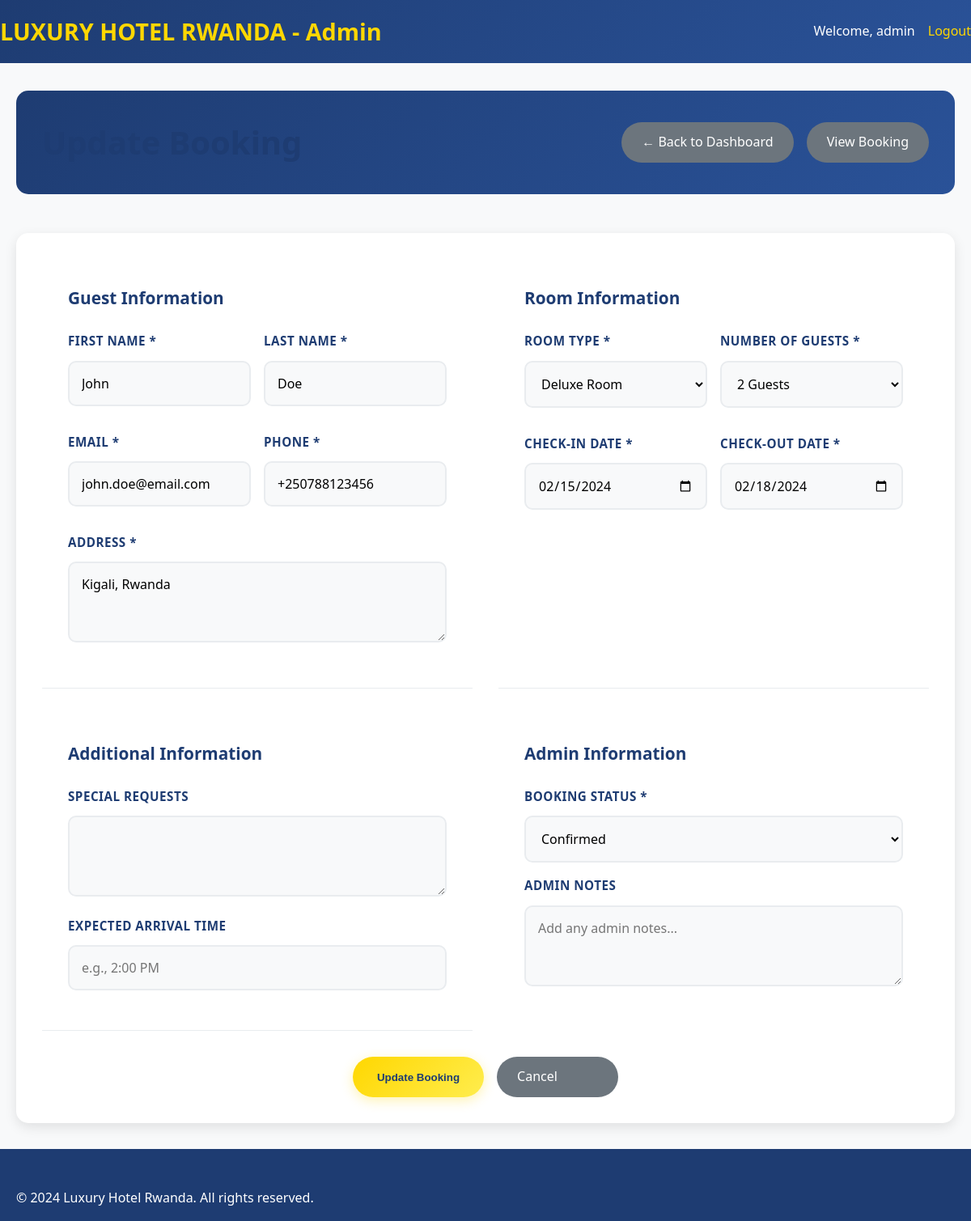
Screenshot of /update_booking.php?id=1 (signed in) with the database file from the repository.
### tables this page shows
CREATE TABLE IF NOT EXISTS bookings (
    id INT AUTO_INCREMENT PRIMARY KEY,
    booking_id VARCHAR(20) UNIQUE NOT NULL,
    first_name VARCHAR(50) NOT NULL,
    last_name VARCHAR(50) NOT NULL,
    email VARCHAR(100) NOT NULL,
    phone VARCHAR(20) NOT NULL,
    address TEXT NOT NULL,
    room_type ENUM('standard', 'deluxe', 'suite') NOT NULL,
    guests INT NOT NULL,
    check_in DATE NOT NULL,
    check_out DATE NOT NULL,
    special_requests TEXT,
    arrival_time VARCHAR(20),
    room_rate DECIMAL(10,2) NOT NULL,
    nights INT NOT NULL,
    subtotal DECIMAL(10,2) NOT NULL,
    tax DECIMAL(10,2) NOT NULL,
    total_amount DECIMAL(10,2) NOT NULL,
    status ENUM('pending', 'confirmed', 'cancelled') DEFAULT 'pending',
    admin_notes TEXT,
    created_at TIMESTAMP DEFAULT CURRENT_TIMESTAMP,
    updated_at TIMESTAMP DEFAULT CURRENT_TIMESTAMP ON UPDATE CURRENT_TIMESTAMP
);

### update_booking.php (the view, shortened to what this page needs)
<?php
$servername = "localhost";
$username = "root";
$password = "root";
$dbname = "hotel_management_db";
try {
    $pdo = new PDO("mysql:host=$servername;dbname=$dbname", $username, $password);
    $pdo->setAttribute(PDO::ATTR_ERRMODE, PDO::ERRMODE_EXCEPTION);
} catch(PDOException $e) {
    die("Connection failed: " . $e->getMessage());
}
$bookingId = isset($_GET['id']) ? (int)$_GET['id'] : 0;
$sql = "SELECT * FROM bookings WHERE id = ?";
$stmt = $pdo->prepare($sql);
$stmt->execute([$bookingId]);
$booking = $stmt->fetch(PDO::FETCH_ASSOC);
?>
<!DOCTYPE html>
<html lang="en">
<head>
    <link rel="stylesheet" href="style.css">
</head>
<body>
    <header>
        <nav>
            <div class="nav-container">
                <h1 class="logo">LUXURY HOTEL RWANDA - Admin</h1>
                <div class="admin-info">
                    <span>Welcome, <?php echo htmlspecialchars($_SESSION['admin_username']); ?></span>
                    <a href="admin_logout.php" class="logout-link">Logout</a>
                </div>
            </div>
        </nav>
    </header>
    <main>
        <section class="update-booking-section">
            <div class="container">
                <div class="page-header">
                    <h2>Update Booking</h2>
                    <div class="header-actions">
                        <a href="admin.php" class="btn-secondary">← Back to Dashboard</a>
                        <a href="view_booking.php?id=<?php echo $booking['id']; ?>" class="btn-secondary">View Booking</a>
                    </div>
                </div>
                <form method="POST" class="update-booking-form">
                    <div class="form-grid">
                        <div class="form-section">
                            <h3>Guest Information</h3>
                            <div class="form-row">
                                <div class="form-group">
                                    <label for="first_name">First Name *</label>
                                    <input type="text" id="first_name" name="first_name" value="<?php echo htmlspecialchars($booking['first_name']); ?>" required>
                                </div>
                                <div class="form-group">
                                    <label for="last_name">Last Name *</label>
                                    <input type="text" id="last_name" name="last_name" value="<?php echo htmlspecialchars($booking['last_name']); ?>" required>
                                </div>
                            </div>
                            <div class="form-row">
                                <div class="form-group">
                                    <label for="email">Email *</label>
                                    <input type="email" id="email" name="email" value="<?php echo htmlspecialchars($booking['email']); ?>" required>
                                </div>
                                <div class="form-group">
                                    <label for="phone">Phone *</label>
                                    <input type="tel" id="phone" name="phone" value="<?php echo htmlspecialchars($booking['phone']); ?>" required>
                                </div>
                            </div>
                            <div class="form-group">
                                <label for="address">Address *</label>
                                <textarea id="address" name="address" rows="3" required><?php echo htmlspecialchars($booking['address']); ?></textarea>
                            </div>
                        </div>
                        <div class="form-section">
                            <h3>Room Information</h3>
                            <div class="form-row">
                                <div class="form-group">
                                    <label for="room_type">Room Type *</label>
                                    <select id="room_type" name="room_type" required>
                                        <option value="deluxe" <?php echo $booking['room_type'] === 'deluxe' ? 'selected' : ''; ?>>Deluxe Room</option>
                                    </select>
                                </div>
                                <div class="form-group">
                                    <label for="guests">Number of Guests *</label>
                                    <select id="guests" name="guests" required>
                                        <option value="2" <?php echo $booking['guests'] == 2 ? 'selected' : ''; ?>>2 Guests</option>
                                    </select>
                                </div>
                            </div>
                            <div class="form-row">
                                <div class="form-group">
                                    <label for="check_in">Check-in Date *</label>
                                    <input type="date" id="check_in" name="check_in" value="<?php echo $booking['check_in']; ?>" required>
                                </div>
                                <div class="form-group">
                                    <label for="check_out">Check-out Date *</label>
                                    <input type="date" id="check_out" name="check_out" value="<?php echo $booking['check_out']; ?>" required>
                                </div>
                            </div>
                        </div>
                        <div class="form-section">
                            <h3>Additional Information</h3>
                            <div class="form-group">
                                <label for="special_requests">Special Requests</label>
                                <textarea id="special_requests" name="special_requests" rows="3"><?php echo htmlspecialchars($booking['special_requests'] ?? ''); ?></textarea>
                            </div>
                            <div class="form-group">
                                <label for="arrival_time">Expected Arrival Time</label>
                                <input type="text" id="arrival_time" name="arrival_time" value="<?php echo htmlspecialchars($booking['arrival_time'] ?? ''); ?>" placeholder="e.g., 2:00 PM">
                            </div>
                        </div>
                        <div class="form-section">
                            <h3>Admin Information</h3>
                            <div class="form-group">
                                <label for="status">Booking Status *</label>
                                <select id="status" name="status" required>
                                    <option value="confirmed" <?php echo $booking['status'] === 'confirmed' ? 'selected' : ''; ?>>Confirmed</option>
                                </select>
                            </div>
                            <div class="form-group">
                                <label for="admin_notes">Admin Notes</label>
                                <textarea id="admin_notes" name="admin_notes" rows="3" placeholder="Add any admin notes..."><?php echo htmlspecialchars($booking['admin_notes'] ?? ''); ?></textarea>
                            </div>
                        </div>
                    </div>
                    <div class="form-actions">
                        <button type="submit" class="btn-primary">Update Booking</button>
                        <a href="view_booking.php?id=<?php echo $booking['id']; ?>" class="btn-secondary">Cancel</a>
                    </div>
                </form>
            </div>
        </section>
    </main>
    <footer>
        <div class="container">
            <p>&copy; 2024 Luxury Hotel Rwanda. All rights reserved.</p>
        </div>
    </footer>
</body>
</html>

### style.css (style rules this page uses)
* { margin: 0; padding: 0; box-sizing: border-box; }
body { font-family: 'Segoe UI', Tahoma, Geneva, Verdana, sans-serif; line-height: 1.6; color: #333; background-color: #f8f9fa; }
.container { max-width: 1200px; margin: 0 auto; padding: 0 20px; }
header { background: linear-gradient(135deg, #1e3c72 0%, #2a5298 100%); color: white; position: fixed; top: 0; width: 100%; z-index: 1000; transition: all 0.3s ease; }
.nav-container { display: flex; justify-content: space-between; align-items: center; padding: 1rem 0; }
.logo { font-size: 1.8rem; font-weight: bold; color: #ffd700; }
.btn-primary { background: linear-gradient(135deg, #ffd700 0%, #ffed4e 100%); color: #1e3c72; padding: 12px 30px; border: none; border-radius: 25px; text-decoration: none; font-weight: bold; display: inline-block; transition: all 0.3s ease; box-shadow: 0 4px 15px rgba(255, 215, 0, 0.3); }
.form-row { display: grid; grid-template-columns: 1fr 1fr; gap: 1rem; margin-bottom: 1rem; }
.form-group { margin-bottom: 1rem; }
.form-group label { display: block; margin-bottom: 0.75rem; color: #1e3c72; font-weight: 600; font-size: 0.95rem; text-transform: uppercase; letter-spacing: 0.5px; }
.form-group input, .form-group select, .form-group textarea { width: 100%; padding: 15px; border: 2px solid #e9ecef; border-radius: 10px; font-size: 1rem; transition: all 0.3s ease; background: #f8f9fa; font-family: inherit; }
.form-group textarea { resize: vertical; min-height: 100px; }
footer { background: #1e3c72; color: white; padding: 3rem 0 1rem; }
.form-section { padding: 2rem; border-bottom: 1px solid #e9ecef; }
.form-section:last-child { border-bottom: none; }
.form-section h3 { color: #1e3c72; margin-bottom: 1.5rem; font-size: 1.3rem; }
.admin-info { display: flex; align-items: center; gap: 1rem; }
.logout-link { color: #ffd700; text-decoration: none; font-weight: 500; }
.btn-secondary { background: #6c757d; color: white; padding: 12px 25px; border: none; border-radius: 25px; text-decoration: none; font-weight: 500; display: inline-block; transition: all 0.3s ease; }
.view-booking-section, .update-booking-section { margin-top: 80px; padding: 2rem 0; }
.page-header { display: flex; justify-content: space-between; align-items: center; margin-bottom: 2rem; flex-wrap: wrap; gap: 1rem; }
.page-header h2 { font-size: 2.5rem; color: #1e3c72; margin: 0; }
.header-actions { display: flex; gap: 1rem; flex-wrap: wrap; }
.update-booking-form { background: white; padding: 2rem; border-radius: 15px; box-shadow: 0 5px 15px rgba(0, 0, 0, 0.1); }
.form-grid { display: grid; grid-template-columns: repeat(auto-fit, minmax(400px, 1fr)); gap: 2rem; margin-bottom: 2rem; }
.form-actions { display: flex; gap: 1rem; justify-content: center; flex-wrap: wrap; }
.form-actions .btn-primary, .form-actions .btn-secondary { min-width: 150px; }
.page-header { text-align: center; margin-bottom: 3rem; padding: 2rem; background: linear-gradient(135deg, #1e3c72, #2a5298); color: white; border-radius: 15px; }

### rows the page displays
bookings: first_name "John", last_name "Doe", email "john.doe@email.com", phone "+250788123456", address "Kigali, Rwanda", room_type "Deluxe Room", guests "2 Guests", check_in "02/15/2024", check_out "02/18/2024", status "Confirmed"

### other values shown
$_SESSION['admin_username'] "admin"
